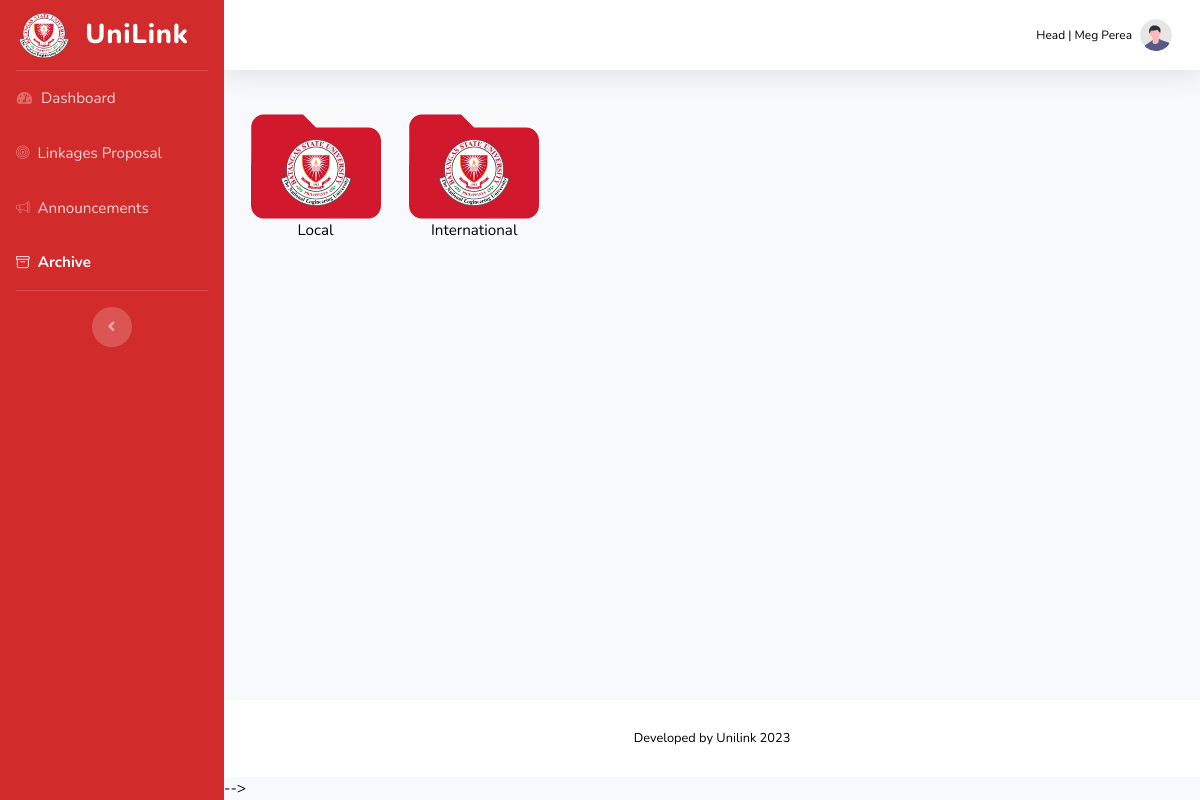
The app's page /HEAD/docu_repo.php (signed in) with its own data.
### tables this page shows
CREATE TABLE `users` (
  `id` int(11) NOT NULL,
  `title` varchar(100) NOT NULL,
  `first_name` varchar(100) NOT NULL,
  `mid_name` varchar(100) NOT NULL,
  `last_name` varchar(100) NOT NULL,
  `sex` varchar(25) NOT NULL,
  `email` varchar(100) NOT NULL,
  `campus` varchar(255) NOT NULL,
  `college_abbrev` varchar(255) NOT NULL,
  `pass` varchar(255) NOT NULL,
  `privelege` varchar(25) NOT NULL,
  `profile_pic` varchar(200) DEFAULT NULL
);

### HEAD/docu_repo.php (the view, shortened to what this page needs)
<html lang="en">
  <head>
    <link href="vendor/fontawesome-free/css/all.min.css" rel="stylesheet" type="text/css">
    <link rel="stylesheet" href="https://cdn.jsdelivr.net/npm/bootstrap-icons@1.11.0/font/bootstrap-icons.css">
    <link href="css/sb-admin-2.min.css" rel="stylesheet">
  </head>
  <body id="page-top">
    <div id="wrapper">
      <ul class="navbar-nav bg-gradient-primary sidebar sidebar-dark accordion" id="accordionSidebar">
        <a class="sidebar-brand d-flex align-items-center justify-content-center" href="index.php">
          <img src="../imgs/BSU.png" width="50" height="45">
          <div class="sidebar-brand-text mx-3">UniLink</div>
        </a>
        <hr class="sidebar-divider my-0">
        <li class="nav-item">
          <a class="nav-link" href="index.php">
            <i class="fas fa-fw fa-tachometer-alt"></i>
            <span>Dashboard</span>
          </a>
        </li>
        <li class="nav-item">
          <a class="nav-link" href="linkages.php">
            <i class="bi bi-bullseye"></i>
            <span>Linkages Proposal</span>
          </a>
        </li>
        <li class="nav-item">
          <a class="nav-link" href="announcement_table.php">
            <i class="bi bi-megaphone"></i>
            <span>Announcements</span>
          </a>
        </li>
        <li class="nav-item active">
          <a class="nav-link" href="docu_repo.php">
            <i class="bi bi-archive"></i>
            <span>Archive</span>
          </a>
        </li>
        <hr class="sidebar-divider">
        <div class="text-center d-none d-md-inline">
          <button class="rounded-circle border-0" id="sidebarToggle"></button>
        </div>
      </ul>
      <div id="content-wrapper" class="d-flex flex-column">
        <div id="content">
          <nav class="navbar navbar-expand navbar-light bg-white topbar mb-4 static-top shadow">
            <ul class="navbar-nav ml-auto">
              <li class="nav-item dropdown no-arrow">
                <a class="nav-link dropdown-toggle" href="#" id="userDropdown" role="button" data-toggle="dropdown" aria-haspopup="true" aria-expanded="false">
                  <?php
                      $id = $_SESSION['id'];
                      include '../db.php';
                      $sql = "SELECT * FROM `users` WHERE `id` = '$id'";
                      $result = $conn->query($sql);
                      $row = $result->fetch_assoc();
                  ?>
                    <span class="mr-2 d-none d-lg-inline custom-text-black">Head | <?=$row['first_name']." ".$row['last_name']?></span>
                  <img class="img-profile rounded-circle" src="../imgs/<?php if($row['profile_pic'] == '') {echo "#";} else {echo $row['profile_pic'];}?>">
                </a>
              </li>
            </ul>
          </nav>
        <div class="container mt-4">
        <div class="row">
          <div class="col-md-2">
            <div class="folder text-center d-flex align-items-center flex-column">
              <a href="docu_local.php">
                <img src="../imgs/bsu_folder.png" style="width:130px">
                <p>Local</p>
              </a>
            </div>
          </div>
          <div class="col-md-2">
            <div class="folder text-center d-flex align-items-center flex-column">
              <a href="docu_national.php">
                <img src="../imgs/bsu_folder.png" style="width:130px">
                <p>International</p>
              </a>
            </div>
          </div>
        </div>
      </div>
      </div>
        <footer class="sticky-footer bg-white">
          <div class="container my-auto">
            <div class="copyright text-center my-auto">
              <span>Developed by Unilink 2023</span>
            </div>
          </div>
        </footer>
     -->
  </body>
</html>

### HEAD/docu_repo.php (style rules this page uses)
.folder { width: 115px; height: 110px; background-color: #f8f9fa; text-align: center; padding: 10px; margin: 10px; border-radius: 5px; cursor: pointer; }
.custom-text-black { color: black; font-size: 12; }

### records on screen
users: first_name "Meg", last_name "Perea", profile_pic (picture)
